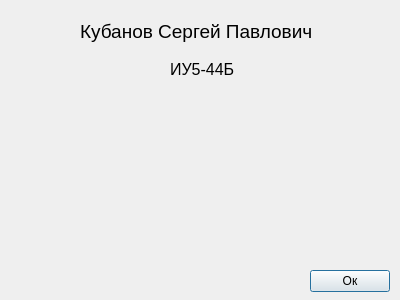
<?xml version="1.0" encoding="UTF-8"?>
<ui version="4.0">
 <class>Dialog</class>
 <widget class="QDialog" name="Dialog">
  <property name="geometry">
   <rect>
    <x>0</x>
    <y>0</y>
    <width>400</width>
    <height>300</height>
   </rect>
  </property>
  <property name="windowTitle">
   <string>Информация</string>
  </property>
  <widget class="QLabel" name="label">
   <property name="geometry">
    <rect>
     <x>80</x>
     <y>20</y>
     <width>262</width>
     <height>23</height>
    </rect>
   </property>
   <property name="font">
    <font>
     <pointsize>14</pointsize>
    </font>
   </property>
   <property name="text">
    <string>Кубанов Сергей Павлович</string>
   </property>
  </widget>
  <widget class="QLabel" name="label_2">
   <property name="geometry">
    <rect>
     <x>170</x>
     <y>60</y>
     <width>69</width>
     <height>19</height>
    </rect>
   </property>
   <property name="font">
    <font>
     <pointsize>12</pointsize>
    </font>
   </property>
   <property name="text">
    <string>ИУ5-44Б</string>
   </property>
  </widget>
  <widget class="QPushButton" name="b_ok">
   <property name="geometry">
    <rect>
     <x>310</x>
     <y>270</y>
     <width>80</width>
     <height>22</height>
    </rect>
   </property>
   <property name="text">
    <string>Ок</string>
   </property>
  </widget>
 </widget>
 <resources/>
 <connections/>
</ui>
